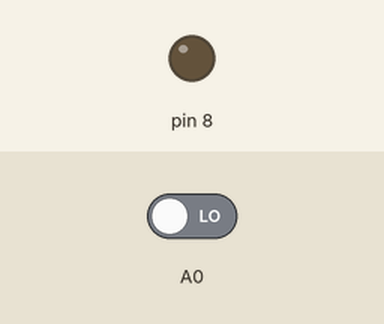
Simulated run of this sketch. Board: Arduino Uno, built with avr-gcc and run on an emulated ATmega328P. Shown: output pins drawn as LEDs (lit = HIGH). The inputs (shaded band) are chosen by the test bench; at power-on: A0 LOW.

Above: at 1.2 s.
1.3 s: A0 driven HIGH
At 2.5 s:
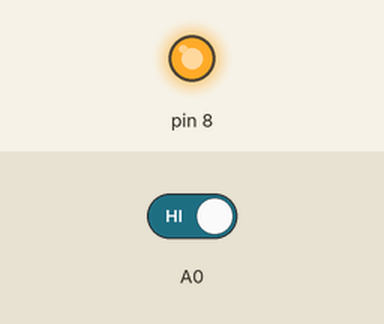
2.8 s: A0 driven LOW
At 3.7 s:
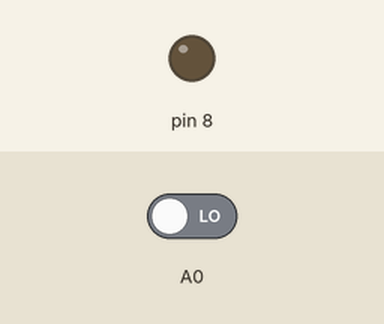
Timing chart, 0 to 5.8 s (numbered marks = the images above; inputs shaded):
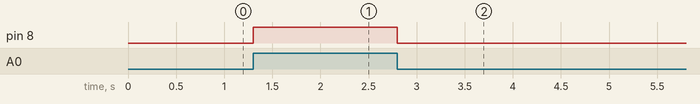

The sketch:

sketch_apr30c.ino
```cpp
void setup() {
  pinMode(A0,INPUT);
  pinMode(8,OUTPUT);
  digitalWrite(8,LOW);

}

void loop() {
  switch(digitalRead(A0)){
    case 1:
    digitalWrite(8,HIGH);
    break;
    default:
    digitalWrite(8,LOW);
  }
}
```

Measured:
- after the input at 1.3 s, pin 8: LOW → HIGH at once
- after the input at 2.8 s, pin 8: HIGH → LOW at once
